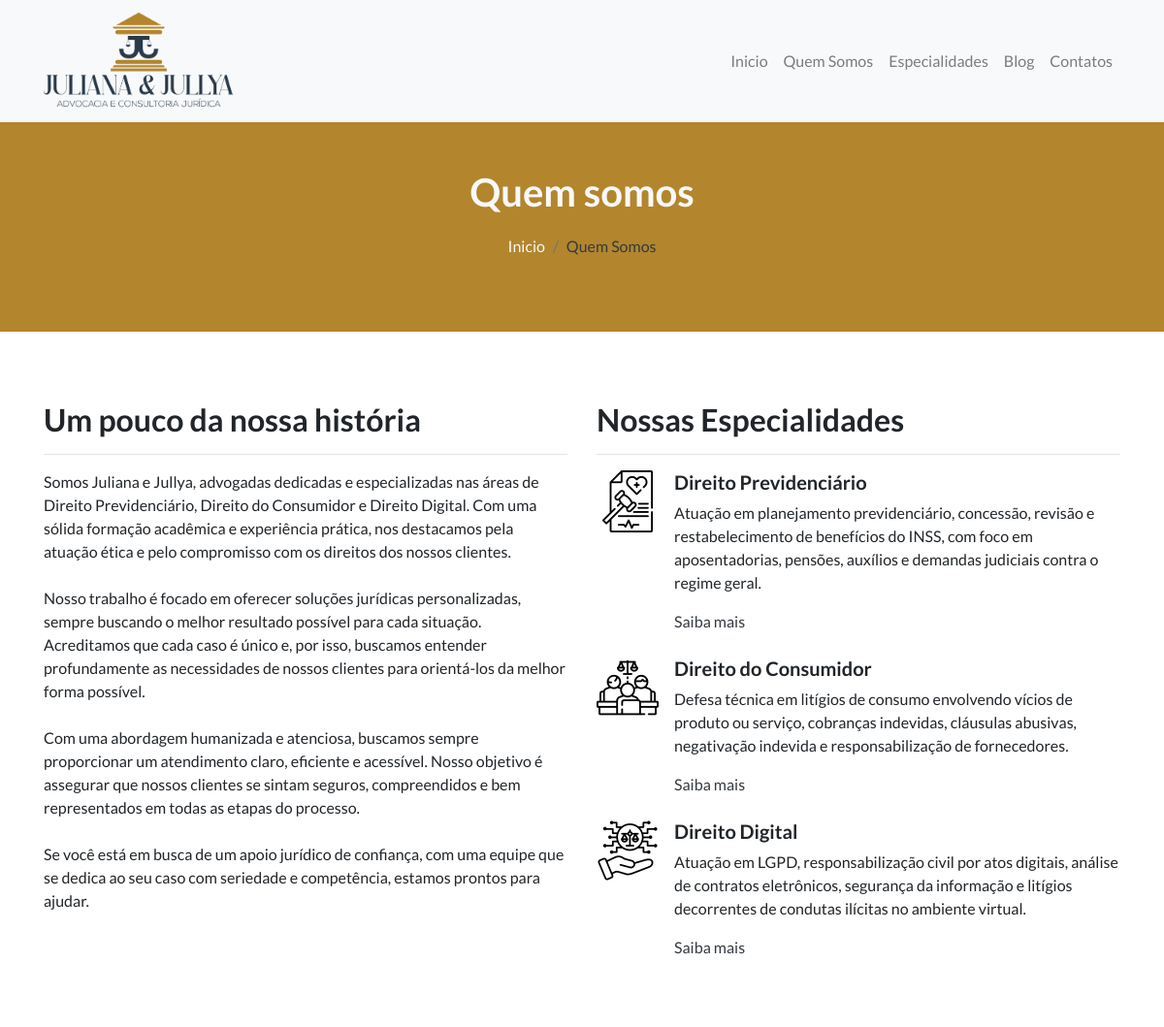
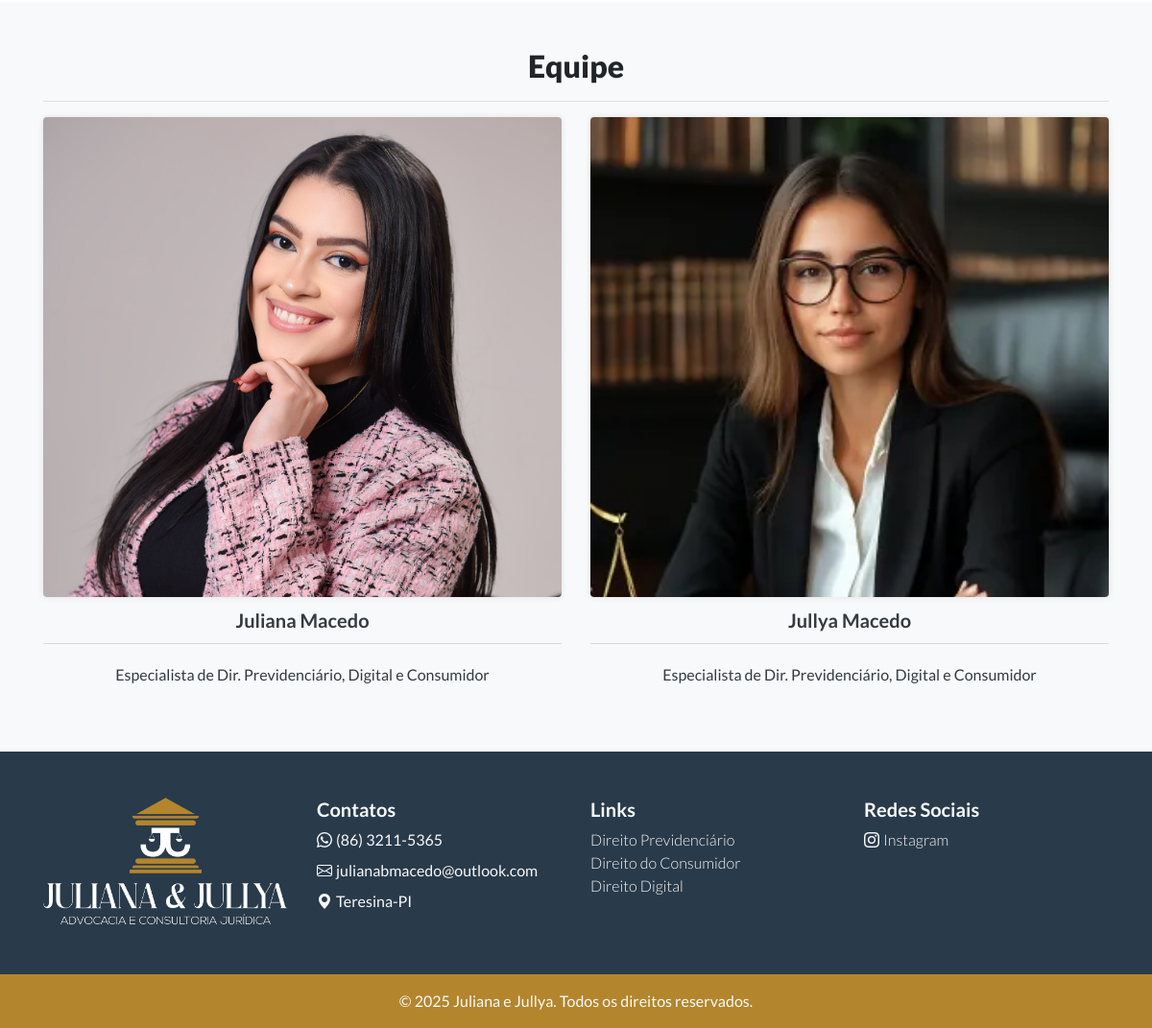
Page /quem-somos/ on the committed database (2 pictures, top to bottom).
### website/models.py (models this page shows, shortened)
class Sobre(models.Model):
    id = models.AutoField(primary_key=True)
    quemsomos = models.TextField(default="Escreva sobre a empresa", null=True)
    class Meta:
        verbose_name = "Quem Somos"
        verbose_name_plural = "Quem Somos"

class Especialidades(models.Model):
    id = models.AutoField(primary_key=True)
    icone = models.ImageField(upload_to='media/icones/', blank=True, null=True)
    nome_especialidade = models.CharField(max_length=100, blank=True,null=True)
    slug = AutoSlugField(populate_from='nome_especialidade', unique=True, null=True, blank=True)
    descricao_especialidade = HTMLField()  # TinyMCE será aplicado aqui
    resumo_especialidade = models.CharField(max_length=255, blank=True, null=True)
    class Meta:
        verbose_name = "Especialidade"
        verbose_name_plural = "Especialidades"

class Equipe(models.Model):
     id = models.AutoField(primary_key=True)
     nome_adv = models.CharField(max_length=100)
     photo = models.ImageField(upload_to='website/', blank=True, null=True)
     perfil_adv = models.TextField(default="Escreva seu perfil")
     class Meta:
        verbose_name = "Equipe"
        verbose_name_plural = "Equipe"

### website/views.py (the view)
# urls.py: path('quem-somos/', SobreListView.as_view(), name="sobre"),
class SobreListView(ContextoPadraoMixin, ListView):
    model = Sobre
    template_name = 'quem_somos.html'
    context_object_name = 'sobre_list'

### website/views.py (called while the page is built)
    def get_context_data(self, **kwargs):
        context = super().get_context_data(**kwargs)
        context['especialidade_list'] = Especialidades.objects.all()
        context['equipe_list'] = Equipe.objects.all()
        context['categoria_list'] = Categoria.objects.all()
        return context

### website/templates/quem_somos.html
{% extends "base.html" %}
{% load static %}
{% block content %}
<div class="py-5 mb-4 bg-breadcrumb text-light">
  <div class="container">
    <div class="row">
      <div class="col-sm-12 text-center">
        <h1 class="font-weight-bold">Quem somos</h1>
        <nav aria-label="breadcrumb">
          <ol class="breadcrumb bg-transparent text-center justify-content-center">
            <li class="breadcrumb-item"><a href="{% url 'home' %}" class="text-light">Inicio</a></li>
            <li class="breadcrumb-item active text-dark" aria-current="page">Quem Somos</li>
          </ol>
        </nav>
      </div>
    </div>
  </div>
</div>
<section class="py-5">
  <div class="container">
    <div class="row">
      <div class="col-sm-6">
        <h2 class="font-weight-bold">Um pouco da nossa história</h2>
        <hr>
        {% if sobre_list %}
        {% for sobre in sobre_list %}
        <p class="sec-text">{{ sobre.quemsomos|linebreaksbr }}</p>
        {% endfor %}
        {% else %}
        <p>Informações sobre a empresa não disponíveis.</p>
        {% endif %}
      </div>
      <div class="col-sm-6">
        <h2 class="font-weight-bold">Nossas Especialidades</h2>
        <hr>
        {% if especialidade_list %}
        {% for especialidade in especialidade_list %}
        <div class="media mb-4">
          {% if especialidade.icone %}
          <img class="mr-3" src="{{ especialidade.icone.url }}" alt="{{ especialidade.nome_especialidade }}">
          {% endif %}
          <div class="media-body">
            <h5 class="mt-0 font-weight-bold">{{ especialidade.nome_especialidade }}</h5>
            <p class="card-text sec-text">{{ especialidade.resumo_especialidade }}</p>
            <a href="{% url 'especialidade_detail' especialidade.slug %}" class="card-link text-dark">Saiba mais</a>
          </div>
        </div>
        {% endfor %}
        {% else %}
        <p>Sem cadastros de Especialidades.</p>
        {% endif %}
      </div>
    </div>
  </div>
</section>
<section class="team py-5 bg-light">
  <div class="container">
    <div class="row">
      <div class="col-sm-12">
        <h2 class="text-center lato-black">Equipe</h2>
        <hr>
      </div>
    </div>
    <div class="row">
      {% if equipe_list %}
      {% for equipe in equipe_list %}
      <div class="col-sm-6 text-dark text-center">
        <article>
          <div class="card border-0 bg-transparent">
            <img class="rounded img-ajustada" src="{{ equipe.photo.url }}" alt="{{ equipe.nome_adv }}">
            <div class="card-header bg-transparent">
              <h5 class="mb-0 sec-title font-weight-bold">{{ equipe.nome_adv }}</h5>
            </div>
            <div class="card-body">
              <p class="card-text text-dark">{{ equipe.perfil_adv|linebreaksbr }}</p>
            </div>
          </div>
        </article>
      </div>
      {% endfor %}
      {% else %}
      <p>Sem cadastros de Equipe.</p>
      {% endif %}
    </div>
  </div>
</section>
{% endblock %}

### website/templates/base.html (shortened to what this page needs)
{% load static %}
<!DOCTYPE html>
<html lang="pt-br">
<head>
    <link href="https://cdn.jsdelivr.net/npm/bootstrap-icons@1.11.1/font/bootstrap-icons.css" rel="stylesheet">
    <link rel="stylesheet" href="https://stackpath.bootstrapcdn.com/bootstrap/4.1.3/css/bootstrap.min.css">
    <link href="{% static '/css/styles.css' %}" rel="stylesheet">
</head>
<body>
<header>
  <nav class="navbar navbar-expand-lg navbar-light bg-light">
        <div class="container">
        <a class="navbar-brand" href="{% url 'home' %}">
          <img class="logo-site img-fluid" src="/media/website/logo-black.png" alt="Juliana Macedo e Jullya Macedo - Advogadas Associadas">
        </a>
        <div class="collapse navbar-collapse" id="conteudoNavbarSuportado">
          <ul class="navbar-nav ml-auto">
            <li class="nav-item">
              <a class="nav-link" href="{% url 'home' %}">Inicio</a>
            </li>
            <li class="nav-item">
              <a class="nav-link" href="{% url 'sobre' %}">Quem Somos</a>
            </li>
            <li class="nav-item">
              <a class="nav-link" href="{% url 'especialidades' %}">Especialidades</a>
            </li>
            <li class="nav-item">
              <a class="nav-link" href="{% url 'blog' %}">Blog</a>
            </li>
            <li class="nav-item">
              <a class="nav-link" href="{% url 'contatos' %}">Contatos</a>
            </li>
          </ul>
        </div>
      </div>
  </nav>
</header>
<main>
  {% block content %}
  {% endblock %}
</main>
<footer>
<div class="footer-site py-5">
  <div class="container">
    <div class="row">
<div class="col-lg-3">
  <img class="img-fluid" src="/media/website/logo-white.png" alt="">
</div>
<div class="col-lg-3">
  <h5 class="font-weight-bold text-light sec-title">Contatos</h5>
  <div class="d-flex align-items-center text-light mb-2">
    <i class="bi bi-whatsapp mr-1"></i>
    <span>(86) 3211-5365</span>
  </div>
  <div class="d-flex align-items-center text-light mb-2">
    <i class="bi bi-envelope mr-1"></i>
    <span>julianabmacedo@outlook.com</span>
  </div>
  <div class="d-flex align-items-center text-light mb-2">
    <i class="bi bi-geo-alt-fill mr-1"></i>
    <span>Teresina-PI</span>
  </div>
</div>
<div class="col-lg-3">
  <h5 class="font-weight-bold text-light sec-title">Links</h5>
  <ul class="nav flex-column">
    {% for especialidade in especialidade_list %}
    <li class="nav-item">
      <a href="{% url 'especialidade_detail' especialidade.slug %}" class="link text-light lato-light">
        {{ especialidade.nome_especialidade }}
      </a>
      {% endfor %}
    </li>
   </ul>
</div>
<div class="col-lg-3">
  <h5 class="font-weight-bold text-light sec-title">Redes Sociais</h5>
  <div class="d-flex align-items-center text-light mb-2">
    <i class="bi bi-instagram mr-1"></i>
    <span class="lato-light">Instagram</span>
  </div>
</div>
</div>
</div>
</div>
<div class="footer-end py-3 mb-0">
  <div class="container">
    <div class="row">
      <div class="col-lg-12 text-light text-center">
        <p class="mb-0">&copy; 2025 Juliana e Jullya. Todos os direitos reservados.</p>
      </div>
    </div>
  </div>
</div>
</footer>
</body>
</html>

### static/css/styles.css (style rules this page uses)
:root { --bs-body-font-family:"Lato", sans-serif; }
.lato-light { font-family: "Lato", sans-serif; font-weight: 300; font-style: normal; }
.lato-black { font-family: "Lato", sans-serif; font-weight: 900; font-style: normal; }
body { font-family: var(--bs-body-font-family); font-optical-sizing: auto; font-style: normal; background-color: transparent; text-rendering: optimizeLegibility; -webkit-font-smoothing: antialiased; -moz-osx-font-smoothing: grayscale; transform: none; }
img.logo-site { height: 100px; }
.team { background-color: #f5f5f5; background-repeat: no-repeat; background-size: contain; background-position: right; }
.img-ajustada { width: 100%; height: 500px; object-fit: cover; object-position: top; border-radius: 8px; transition: all 0.3s ease-in-out; box-shadow: 0 0 6px rgba(0, 0, 0, 0.1); }
.footer-site { background-color: #293A4A; }
.footer-end { background-color: #B3852D; }
.bg-breadcrumb { background-color: #B3852D; }

### rows in the picture
Sobre: quemsomos "Somos Juliana e Jullya, advogadas dedicadas e especializadas nas áreas de Direito Previdenciário, Direito do Consumidor e Direito Digital. Com uma sólida formação acadêmica e experiência prática, nos destacamos pela atuação ética e pelo compromisso com os direitos dos nossos clientes. Nosso trabalho é focado em oferecer soluções jurídicas personalizadas, sempre buscando o melhor resultado possível para cada situação. Acreditamos que cada caso é único e, por isso, buscamos entender profundamente as necessidades de nossos clientes para orientá-los da melhor forma possível. Com uma abordagem humanizada e atenciosa, buscamos sempre proporcionar um atendimento claro, eficiente e acessível. Nosso…"
Especialidades: icone (picture), nome_especialidade "Direito Previdenciário", resumo_especialidade "Atuação em planejamento previdenciário, concessão, revisão e restabelecimento de benefícios do INSS, com foco em aposentadorias, pensões, auxílios e demandas judiciais contra o regime geral."
Especialidades: icone (picture), nome_especialidade "Direito do Consumidor", resumo_especialidade "Defesa técnica em litígios de consumo envolvendo vícios de produto ou serviço, cobranças indevidas, cláusulas abusivas, negativação indevida e responsabilização de fornecedores."
Especialidades: icone (picture), nome_especialidade "Direito Digital", resumo_especialidade "Atuação em LGPD, responsabilização civil por atos digitais, análise de contratos eletrônicos, segurança da informação e litígios decorrentes de condutas ilícitas no ambiente virtual."
Equipe: photo (picture), nome_adv "Juliana Macedo", perfil_adv "Especialista de Dir. Previdenciário, Digital e Consumidor"
Equipe: photo (picture), nome_adv "Jullya Macedo", perfil_adv "Especialista de Dir. Previdenciário, Digital e Consumidor"
